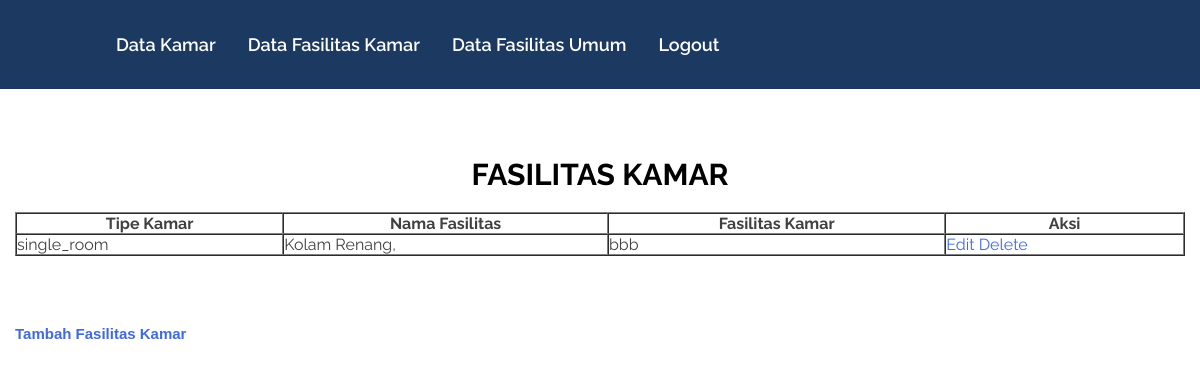
The app's page /fasilitas_kamar.php with its own data.
### tables this page shows
CREATE TABLE `tb_fasilitas_kamar` (
  `tipe_kamar` enum('twin_room','single_room','murphy_room','') NOT NULL,
  `nama_fasilitas` varchar(100) NOT NULL,
  `fasilitas_kamar` varchar(25) NOT NULL
);

### fasilitas_kamar.php (the view, shortened to what this page needs)
<html>
<head>
	<link rel="stylesheet" type="text/css" href="css/all.css">
	<link rel="stylesheet" type="text/css" href="css/all.min.css">
	<link rel="stylesheet" type="text/css" href="css/lightbox.css">
	<link rel="stylesheet" type="text/css" href="css/flexslider.css">
	<link rel="stylesheet" type="text/css" href="css/owl.carousel.css">
	<link rel="stylesheet" type="text/css" href="css/owl.theme.default.css">
	<link rel="stylesheet" type="text/css" href="css/jquery.rateyo.css"/>
	<link rel="stylesheet" type="text/css" href="inner-page-style.css">
	<link rel="stylesheet" type="text/css" href="style.css">
</head>
<body>
	<div id="page" class="site" itemscope itemtype="http://schema.org/LocalBusiness">
		<header class="site-header">
			<div class="top-header">
				<div class="container">
					<div class="top-header-left">
					<div class="nav-wrap">
						<nav class="nav-desktop">
							<ul class="menu-list">
								<li><a href="kamar_admin.php">Data Kamar</a></li>
								<li><a href="fasilitas_kamar.php">Data Fasilitas Kamar</a></li>
								<li><a href="fasilitas_umum.php">Data Fasilitas Umum</a></li>
								<li><a href="logout.php">Logout</a></li>
						</ul>
					</nav>
				</div>
			</div>
	    </header>
	</div>
	<div class="page-heading">
      <div class="container">
              <h2>Fasilitas Kamar</h2>
              <br>
              <section class="contact-page-section">
              <table id="" class="" border="1" cellpadding="0" cellspacing="0">
        	   <thead>
                 <tr>
                   <th>Tipe Kamar</th>
                   <th>Nama Fasilitas</th>
                   <th>Fasilitas Kamar</th>
                   <th>Aksi</th>
                   </tr>
                   </thead>
                   <tbody>
									<?php
									   include('koneksi.php');
									  $sql = mysqli_query($koneksi, "SELECT * FROM tb_fasilitas_kamar") or die(mysqli_error($koneksi));
									  if(mysqli_num_rows($sql) > 0)
									  {
										while($data = mysqli_fetch_assoc($sql))
										{
										  echo '
										  <tr>
											<td>'.$data['tipe_kamar'].'</td>
											<td>'.$data['nama_fasilitas'].'</td>
											<td>'.$data['fasilitas_kamar'].'</td>
											<td>
											  <a href="fasilitas_kamar_edit.php?nama_fasilitas='.$data['nama_fasilitas'].'" class="badge badge-warning">Edit</a>
											  <a href="fasilitas_kamar_delete.php?nama_fasilitas='.$data['nama_fasilitas'].'" class="badge badge-danger" onclick="return confirm(\'Yakin ingin menghapus data ini?\')">Delete</a>
								          </td>
										  </tr>
										  ';
										}
									  }
									  else
									  {
										echo '
										<tr>
										  <td colspan="6">Tidak ada data.</td>
										</tr>
										';
									  }
									?>
             </tbody>
           </table>
         </section>
     </div>
 </div>
    <div class="container">
    <h2><a href="fasilitas_kamar_tambah.php">Tambah Fasilitas Kamar</a></h2>
    </div>

### style.css (style rules this page uses)
html { font-size: 62.5%; line-height: 1.15; -webkit-text-size-adjust: 100%; }
body { margin: 0; }
a { background-color: transparent; text-decoration: none; }
body, button, input, select, optgroup, textarea { color: #404040; font-family: sans-serif; line-height: 1.5; }
h1, h2, h3, h4, h5, h6 { clear: both; margin: 0; }
html { box-sizing: border-box; }
*, *:before, *:after { box-sizing: inherit; }
body { background: #fff; }
ul, ol { margin: 0 0; }
ul { list-style: disc; }
table { margin: 0 0 1.5em; width: 100%; }
a { color: royalblue; }
* { outline: none; }
.container { max-width: 1170px; margin-right: auto; margin-left: auto; }
.top-header .container { display: flex; flex: 1; flex-flow: row wrap; justify-content: space-between; padding-top: 1.5rem; padding-bottom: 1.5rem; }
.top-header-left { display: flex; flex-flow: row wrap; }
.top-header-right ul, li { margin: 0; padding: 0; }
.nav-desktop { display: inline-block; }
.nav-desktop li, .nav-desktop li a { font-size: 1.8rem; font-family: 'Raleway', sans-serif; font-weight: 600; color: #3a3a3a; }
.nav-desktop li { padding: 1.6rem; }
.menu-list { display: flex; }
ul > li { position: relative; }
.page-heading .container { text-align: center; padding-top: 6.25em; padding-bottom: 4.375em; }
.page-heading .container h2 { font-weight: bold; text-transform: uppercase; }
.featured-points ul, li { margin: 0; padding: 0; list-style: none; }

### records on screen
tb_fasilitas_kamar: tipe_kamar "single_room", nama_fasilitas "Kolam Renang,", fasilitas_kamar "bbb"
